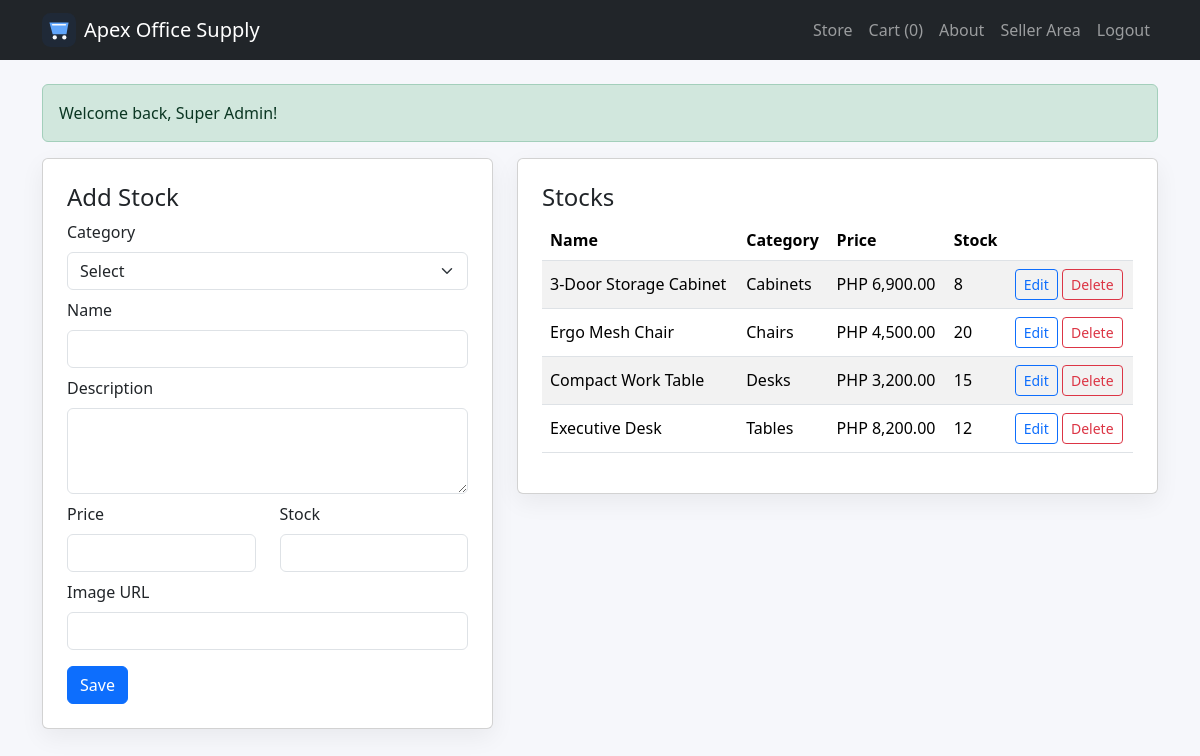
/seller/products.php (signed in), run on the app's committed database.
### tables this page shows
CREATE TABLE products (
  id INT AUTO_INCREMENT PRIMARY KEY,
  category_id INT NOT NULL,
  name VARCHAR(150) NOT NULL,
  description TEXT NOT NULL,
  price DECIMAL(10,2) NOT NULL,
  stock INT NOT NULL DEFAULT 0,
  image_url VARCHAR(255) DEFAULT NULL,
  created_at DATETIME NOT NULL,
  updated_at DATETIME NOT NULL,
  FOREIGN KEY (category_id) REFERENCES categories(id) ON DELETE RESTRICT
);

CREATE TABLE categories (
  id INT AUTO_INCREMENT PRIMARY KEY,
  name VARCHAR(100) NOT NULL
);

### includes/functions.php (called while the page is built, shortened)
<?php
require_once __DIR__ . '/config.php';
function h($value) {
    return htmlspecialchars((string)$value, ENT_QUOTES, 'UTF-8');
}
function get_products($category_id = null) {
    global $mysqli;
    $products = [];
    if ($category_id) {
        $stmt = $mysqli->prepare('SELECT p.*, c.name AS category_name FROM products p JOIN categories c ON p.category_id = c.id WHERE p.category_id = ? ORDER BY p.name');
        $stmt->bind_param('i', $category_id);
        $stmt->execute();
        $result = $stmt->get_result();
    } else {
        $result = $mysqli->query('SELECT p.*, c.name AS category_name FROM products p JOIN categories c ON p.category_id = c.id ORDER BY c.name, p.name');
    }
    while ($row = $result->fetch_assoc()) {
        $products[] = $row;
    }
    return $products;
}
function money($amount) {
    return 'PHP ' . number_format((float)$amount, 2);
}
?>

### seller/products.php (the view, shortened to what this page needs)
<?php
require_once '../includes/functions.php';
$products = get_products();
$edit = null;
include '../includes/header.php';
?>
<div class="row g-4">
  <div class="col-lg-5">
    <div class="card card-shadow"><div class="card-body p-4">
      <h4><?php echo $edit ? 'Edit Stock' : 'Add Stock'; ?></h4>
      <form method="post">
        <div class="mb-2"><label class="form-label">Category</label>
          <select class="form-select" name="category_id" required>
            <option value="">Select</option>
          </select>
        </div>
        <div class="mb-2"><label class="form-label">Name</label><input class="form-control" name="name" value="<?php echo h($edit['name'] ?? ''); ?>" required></div>
        <div class="mb-2"><label class="form-label">Description</label><textarea class="form-control" name="description" rows="3" required><?php echo h($edit['description'] ?? ''); ?></textarea></div>
        <div class="row">
          <div class="col-md-6 mb-2"><label class="form-label">Price</label><input type="number" step="0.01" class="form-control" name="price" value="<?php echo h($edit['price'] ?? ''); ?>" required></div>
          <div class="col-md-6 mb-2"><label class="form-label">Stock</label><input type="number" class="form-control" name="stock" value="<?php echo h($edit['stock'] ?? ''); ?>" required></div>
        </div>
        <div class="mb-3"><label class="form-label">Image URL</label><input class="form-control" name="image_url" value="<?php echo h($edit['image_url'] ?? ''); ?>"></div>
        <button class="btn btn-primary">Save</button>
      </form>
    </div></div>
  </div>
  <div class="col-lg-7">
    <div class="card card-shadow"><div class="card-body p-4">
      <h4>Stocks</h4>
      <div class="table-responsive">
        <table class="table table-striped align-middle">
          <thead><tr><th>Name</th><th>Category</th><th>Price</th><th>Stock</th><th></th></tr></thead>
          <tbody>
          <?php foreach ($products as $p): ?>
            <tr>
              <td><?php echo h($p['name']); ?></td>
              <td><?php echo h($p['category_name']); ?></td>
              <td><?php echo money($p['price']); ?></td>
              <td><?php echo (int)$p['stock']; ?></td>
              <td>
                <a class="btn btn-sm btn-outline-primary" href="?edit=<?php echo (int)$p['id']; ?>">Edit</a>
                <a class="btn btn-sm btn-outline-danger" href="?delete=<?php echo (int)$p['id']; ?>" onclick="return confirm('Delete this product?')">Delete</a>
              </td>
            </tr>
          <?php endforeach; ?>
          </tbody>
        </table>
      </div>
    </div></div>
  </div>
</div>

### assets/style.css (style rules this page uses)
body { background: #f6f7fb; }
.card-shadow { box-shadow: 0 8px 24px rgba(0,0,0,.06); }

### data on the page
products: name "3-Door Storage Cabinet", category.name "Cabinets", price "PHP 6,900.00", stock "8"
products: name "Ergo Mesh Chair", category.name "Chairs", price "PHP 4,500.00", stock "20"
products: name "Compact Work Table", category.name "Desks", price "PHP 3,200.00", stock "15"
products: name "Executive Desk", category.name "Tables", price "PHP 8,200.00", stock "12"

### other printed values
SITE_NAME "Apex Office Supply"
cart_count() "0"
$flash['message'] "Welcome back, Super Admin!"
